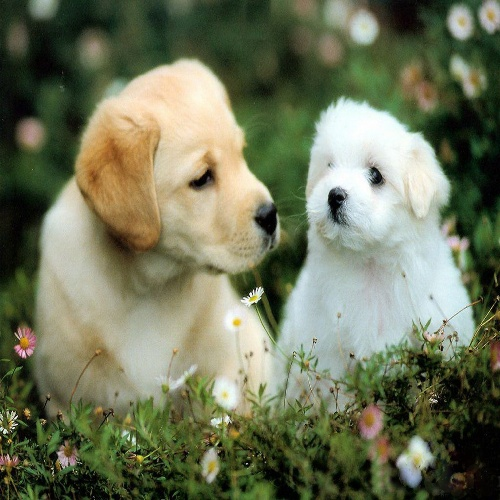
#> input picture opencv/resources/dog.jpg, 500 x 500 px
$ jupyter execute saving_image.ipynb
#> lines starting #> are read from the running program, lines starting #| are printed output that depends on the picture; after the words box and inside, x2 and y2 are one past the last pixel; in counts of white or black regions, pixels touching at a corner belong together
[cell 1]
import cv2 as cv

[cell 2]
img = cv.imread('resources/dog.jpg')
#> img is the input picture: shape (500, 500, 3); mean B, G, R 90.5, 116.9, 111.1
gray = cv.cvtColor(img,cv.COLOR_BGR2GRAY)
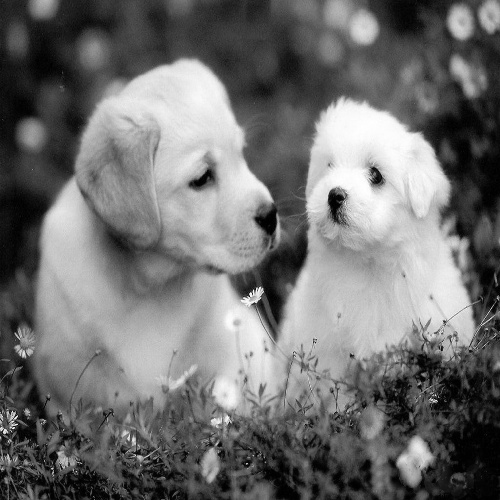
#> gray: shape (500, 500); min 0, max 255, mean 112.2

[cell 3]
cv.imwrite('resources/gray_dog.jpg',gray)
#> Out = True

[cell 4]
thresh,binary = cv.threshold(gray,127,255,cv.THRESH_BINARY)
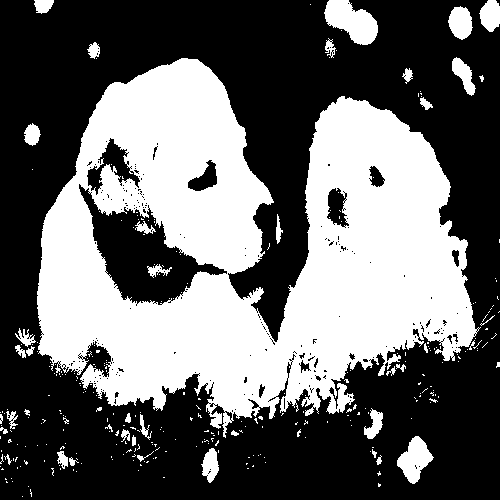
#> binary: shape (500, 500); 40.5% white; 313 white regions (271 under 20 px), largest, box (x1, y1, x2, y2) and area: (37, 58, 481, 438) 93167, (324, 0, 378, 45) 1513, (397, 436, 434, 484) 958
cv.imshow('Black and White image',binary)
cv.waitKey(0)
cv.destroyAllWindows()

[cell 5]
cv.imwrite('resources/Black_and_White_dog.jpg',binary)
#> Out = True

$ run again, with opencv/resources/balls.jpg copied over opencv/resources/dog.jpg
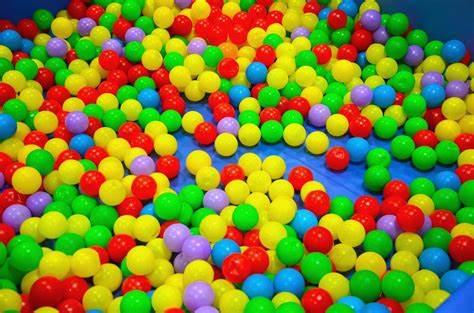
#> input picture opencv/resources/balls.jpg, 474 x 313 px
#> img is the input picture: shape (313, 474, 3); mean B, G, R 48.4, 132.2, 128.5
#> `gray = cv.cvtColor(img,cv.COLOR_BGR2GRAY)`:
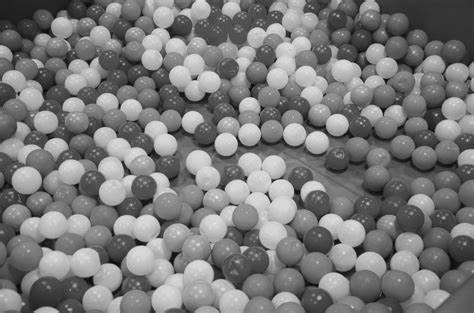
#> gray: shape (313, 474); min 4, max 240, mean 121.6
#> `cv.imwrite('resources/gray_dog.jpg',gray)`: Out = True
#> `thresh,binary = cv.threshold(gray,127,255,cv.THRESH_BINARY)`:
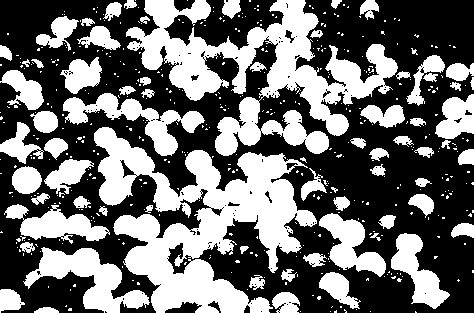
#> binary: shape (313, 474); 42.7% white; 485 white regions (416 under 20 px), largest, box (x1, y1, x2, y2) and area: (94, 127, 317, 313) 18379, (126, 0, 398, 156) 15650, (23, 247, 150, 313) 3352
